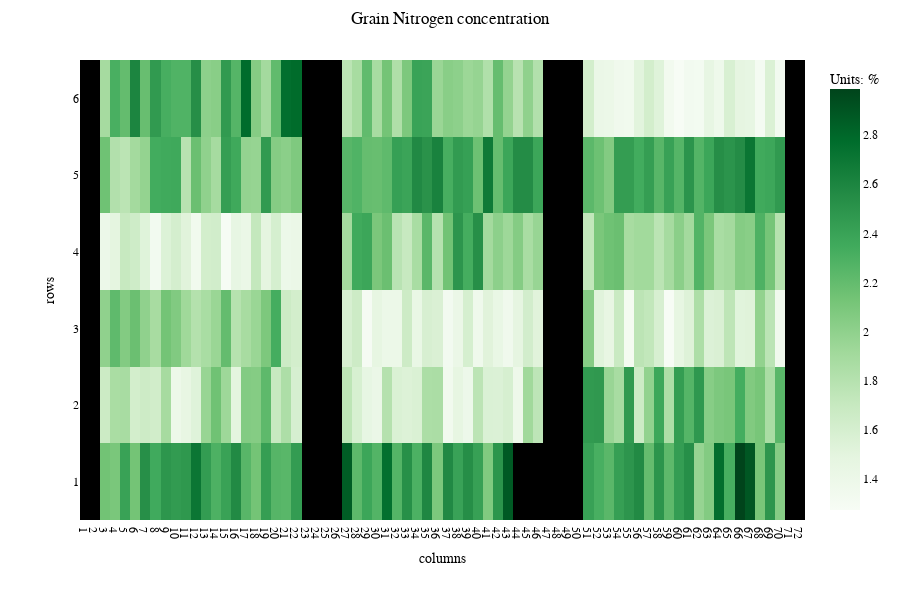

Notebook source saved alongside this figure:
### Markdown cell above
## Interactive heatmap using Plotly package

### Reuse matrices and show extra information

### Code cell
import nbimporter
from src.grassroots_requests import get_plot
from src.grassroots_plots    import plotly_heatmap
json_study   = get_plot("603e3e9502700f7faf25dfb4") # WGIN Diversity Rothamsted Harvest 2019
grain_N_concentration = "GrnNCnc_Com_%"      # selected observation for visualisation
colormap = "Greens"    #"Hot"
#colormap = "Electric"  # "Rainbow"
plotly_heatmap(json_study, colormap, grain_N_concentration)

### Figure 1 — Plotly figure (JSON) as saved in the notebook; plotly's stock layout.template omitted (floating-point values rounded to 4 significant figures; data arrays with more than 128 entries replaced by an {"elided": "..."} marker saying what was removed)
{"data": [{"coloraxis": "coloraxis", "customdata": {"elided": "6x72x2 str values"}, "hovertemplate": "Accession: %{customdata[0]}<br>Raw value: %{customdata[1]}<br> (column: %{x}, row:%{y})<extra></extra>", "name": "0", "type": "heatmap", "xaxis": "x", "yaxis": "y", "z": {"elided": "6x72 float values"}}], "layout": {"coloraxis": {"colorbar": {"title": {"text": "Units: %"}}, "colorscale": [[0, "rgb(247,252,245)"], [0.125, "rgb(229,245,224)"], [0.25, "rgb(199,233,192)"], [0.375, "rgb(161,217,155)"], [0.5, "rgb(116,196,118)"], [0.625, "rgb(65,171,93)"], [0.75, "rgb(35,139,69)"], [0.875, "rgb(0,109,44)"], [1, "rgb(0,68,27)"]]}, "font": {"color": "Black", "family": "Courier New, monospace", "size": 12}, "height": 600, "margin": {"t": 60}, "plot_bgcolor": "black", "title": {"text": "Grain Nitrogen concentration", "x": 0.5, "xanchor": "center", "y": 0.98, "yanchor": "top"}, "xaxis": {"anchor": "y", "domain": [0, 1], "gridcolor": "Black", "gridwidth": 7, "showgrid": true, "tickmode": "array", "ticktext": [1, 2, 3, 4, 5, 6, 7, 8, 9, 10, 11, 12, 13, 14, 15, 16, 17, 18, 19, 20, 21, 22, 23, 24, 25, 26, 27, 28, 29, 30, 31, 32, 33, 34, 35, 36, 37, 38, 39, 40, 41, 42, 43, 44, 45, 46, 47, 48, 49, 50, 51, 52, 53, 54, 55, 56, 57, 58, 59, 60, 61, 62, 63, 64, 65, 66, 67, 68, 69, 70, 71, 72], "tickvals": [0, 1, 2, 3, 4, 5, 6, 7, 8, 9, 10, 11, 12, 13, 14, 15, 16, 17, 18, 19, 20, 21, 22, 23, 24, 25, 26, 27, 28, 29, 30, 31, 32, 33, 34, 35, 36, 37, 38, 39, 40, 41, 42, 43, 44, 45, 46, 47, 48, 49, 50, 51, 52, 53, 54, 55, 56, 57, 58, 59, 60, 61, 62, 63, 64, 65, 66, 67, 68, 69, 70, 71], "title": {"text": "columns"}, "zeroline": false}, "yaxis": {"anchor": "x", "autorange": "reversed", "domain": [0, 1], "gridcolor": "Black", "gridwidth": 7, "showgrid": true, "tickmode": "array", "ticktext": [6, 5, 4, 3, 2, 1], "tickvals": [0, 1, 2, 3, 4, 5], "title": {"text": "rows"}, "zeroline": false}}}
